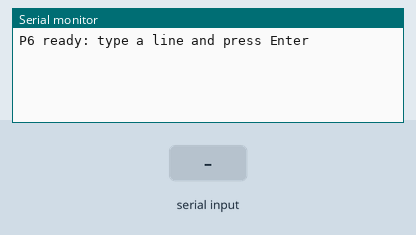
This sketch was run on a simulated ESP32. Shown: the last lines printed to the serial monitor. The inputs (shaded band) are chosen by the test bench.

Above: at 1.2 s.
1.3 s: "1\n" received over the second serial link
At 2.5 s:
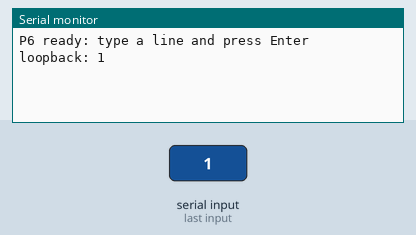
2.8 s: "0\n" received over the second serial link
At 3.6 s:
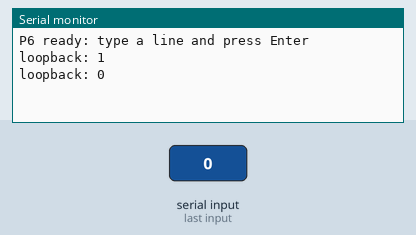

The sketch:

uart_loopback.ino
```cpp
// P6 · UART: send what you type over UART0 (TX0 GPIO11 → RX0 GPIO12 with one jumper) and print
// what comes back. The USB port stays the console because USB CDC On Boot is enabled.
#include <Arduino.h>

constexpr int8_t TX_PIN = 11;
constexpr int8_t RX_PIN = 12;

void setup() {
  Serial.begin(115200);
  Serial1.begin(115200, SERIAL_8N1, RX_PIN, TX_PIN);
  Serial.println("P6 ready: type a line and press Enter");
}

void loop() {
  while (Serial.available()) Serial1.write(Serial.read());
  if (Serial1.available()) {
    String line = Serial1.readStringUntil('\n');
    Serial.printf("loopback: %s\n", line.c_str());
  }
}
```

Measured:
- after the input at 1.3 s, the serial monitor: prints a new line at once (image 1)
- after the input at 2.8 s, the serial monitor: prints a new line at once (image 2)
